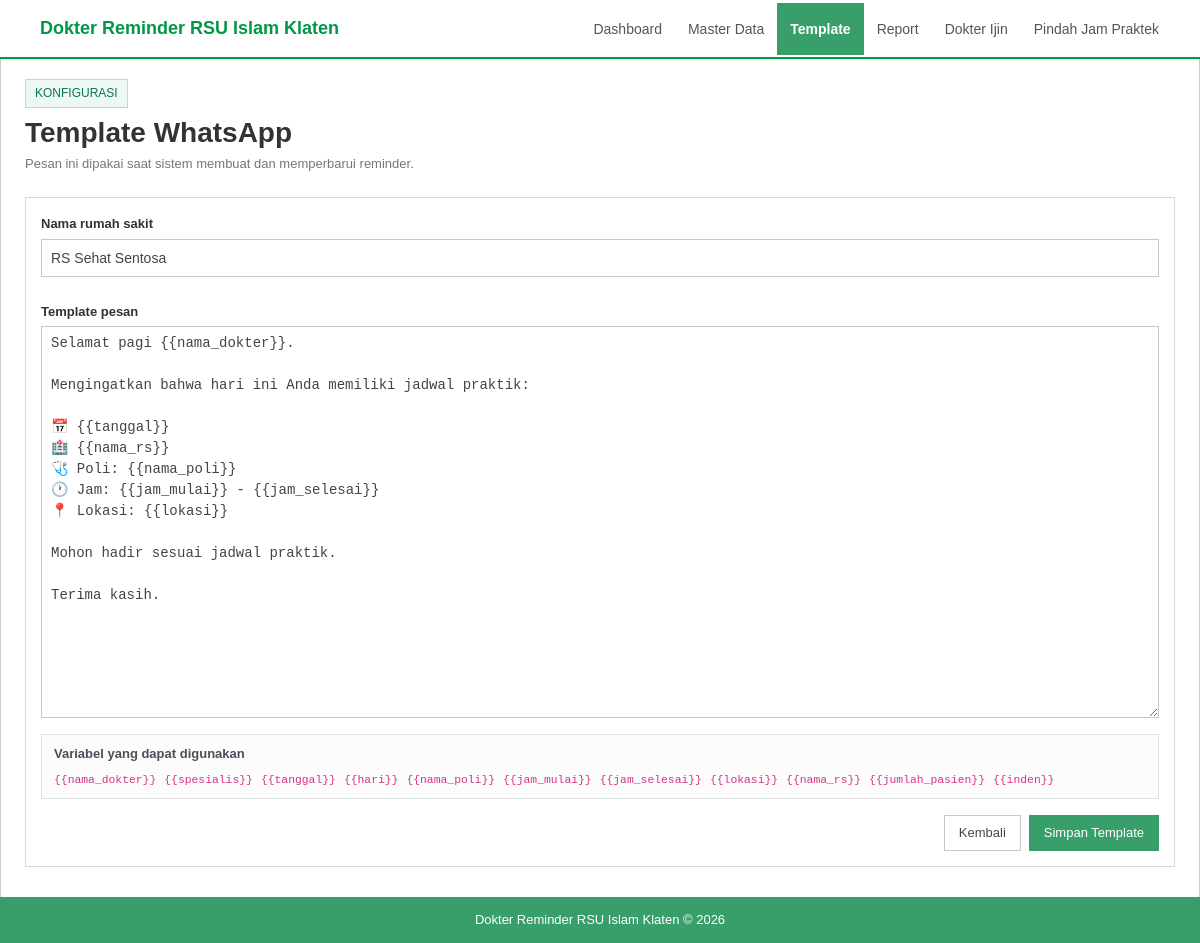
The app's page /settings.php, older data.
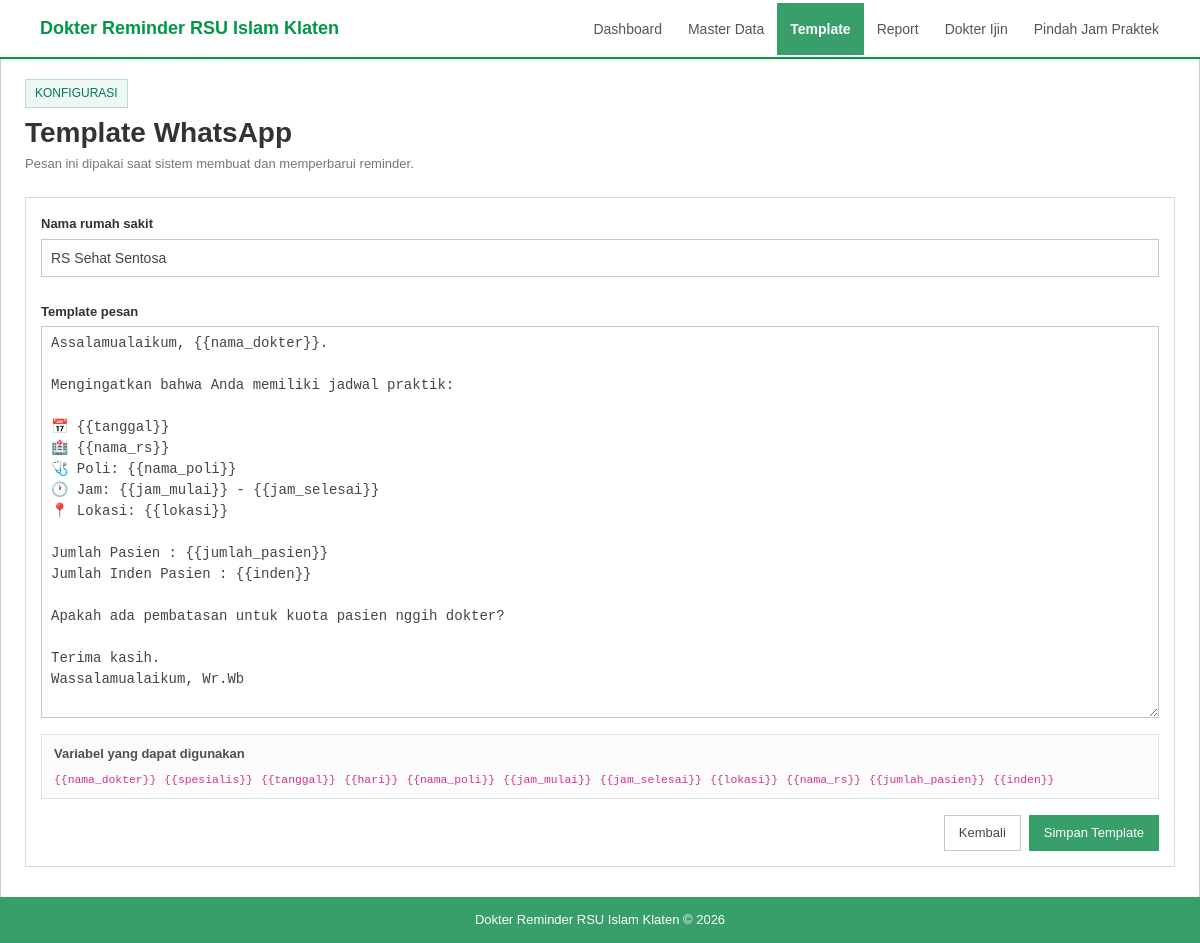
The same page, newer data.
### tables this page shows
CREATE TABLE IF NOT EXISTS settings (
  `key` VARCHAR(80) PRIMARY KEY,
  `value` TEXT NOT NULL
);

### db.php (called while the page is built, shortened)
<?php
$_pdo_connections = [];
function get_db(string $name = 'local'): PDO
{
    global $_pdo_connections;
    $name = strtolower($name);
    $databases = $GLOBALS['databases'];
    if (isset($_pdo_connections[$name])) {
        return $_pdo_connections[$name];
    }
    $config = $databases[$name];
    $host = $config['host'];
    $port = $config['port'] ?? 3306;
    $dbname = $config['name'];
    $user = $config['user'];
    $pass = $config['pass'] ?? '';
    $dsn = "mysql:host=$host;port=$port;dbname=$dbname;charset=utf8mb4";
    try {
        $_pdo_connections[$name] = new PDO(
            $dsn,
            $user,
            $pass,
            [
                PDO::ATTR_ERRMODE => PDO::ERRMODE_EXCEPTION,
                PDO::ATTR_DEFAULT_FETCH_MODE => PDO::FETCH_ASSOC,
                PDO::ATTR_TIMEOUT => 5,
                PDO::ATTR_EMULATE_PREPARES => false
            ]
        );
    } catch (PDOException $e) {
        error_log(
            "Database connection error for '$name' ($host:$port): " .
            $e->getMessage()
        );
        throw $e;
    }
    return $_pdo_connections[$name];
}
function db(): PDO
{
    return get_db('local');
}

### functions.php (called while the page is built, shortened)
<?php
require_once __DIR__ . '/db.php';
function e(?string $value): string
{
    return htmlspecialchars($value ?? '', ENT_QUOTES, 'UTF-8');
}
function setting(string $key, string $fallback = ''): string
{
    static $cache = [];
    $statement = db()->prepare(
        'SELECT `value` FROM settings WHERE `key` = ? LIMIT 1'
    );
    $statement->execute([$key]);
    $value = (string) ($statement->fetchColumn() ?: '');
    $cache[$key] = $value;
    return $value !== '' ? $value : $fallback;
}

### settings.php (the view, shortened to what this page needs)
<?php
require_once __DIR__ . '/functions.php';
?>
<!doctype html>
<html lang="id">
<head>
    <link
        href="https://cdn.jsdelivr.net/npm/bootstrap@5.3.8/dist/css/bootstrap.min.css"
        rel="stylesheet"
    >
    <link rel="stylesheet" href="assets/style.css">
</head>
<body class="bg-body-tertiary">
    <nav class="navbar navbar-expand-lg bg-white border-bottom sticky-top">
        <div class="container py-2">
            <a class="navbar-brand fw-bold text-success" href="index.php">
            </a>
            <div class="collapse navbar-collapse" id="mainNavbar">
                <div class="navbar-nav ms-auto">
                    <a class="nav-link" href="index.php">Dashboard</a>
                    <a class="nav-link" href="master.php">Master Data</a>
                    <a class="nav-link active fw-semibold" href="settings.php">Template</a>
                    <a class="nav-link" href="report.php">Report</a>
                </div>
            </div>
        </div>
    </nav>
    <main class="container py-4 py-lg-5 page-narrow">
        <div class="mb-4">
            <span class="badge text-bg-success-subtle text-success mb-2">KONFIGURASI</span>
            <h1 class="h3 mb-1">Template WhatsApp</h1>
            <p class="text-secondary mb-0">
                Pesan ini dipakai saat sistem membuat dan memperbarui reminder.
            </p>
        </div>
        <div class="card shadow-sm border-0">
            <div class="card-body p-4">
                <form method="post">
                    <div class="mb-4">
                        <label class="form-label fw-semibold" for="hospitalName">
                            Nama rumah sakit
                        </label>
                        <input
                            class="form-control"
                            id="hospitalName"
                            name="nama_rs"
                            value="<?= e(setting('nama_rs', 'RS Sehat Sentosa')) ?>"
                            required
                        >
                    </div>
                    <div class="mb-3">
                        <label class="form-label fw-semibold" for="messageTemplate">
                            Template pesan
                        </label>
                        <textarea
                            class="form-control font-monospace"
                            id="messageTemplate"
                            name="template"
                            rows="18"
                            required
                        ><?= e(setting('template', DEFAULT_TEMPLATE)) ?></textarea>
                    </div>
                    <div class="alert alert-light border small">
                        <div class="fw-semibold mb-2">Variabel yang dapat digunakan</div>
                        <div class="d-flex flex-wrap gap-2">
                            <code>{{nama_dokter}}</code>
                            <code>{{spesialis}}</code>
                            <code>{{tanggal}}</code>
                            <code>{{hari}}</code>
                            <code>{{nama_poli}}</code>
                            <code>{{jam_mulai}}</code>
                            <code>{{jam_selesai}}</code>
                            <code>{{lokasi}}</code>
                            <code>{{nama_rs}}</code>
                            <code>{{jumlah_pasien}}</code>
                            <code>{{inden}}</code>
                        </div>
                    </div>
                    <div class="d-flex justify-content-end gap-2">
                        <a class="btn btn-light" href="index.php">
                            Kembali
                        </a>
                        <button class="btn btn-success" type="submit">
                            Simpan Template
                        </button>
                    </div>
                </form>
            </div>
        </div>
    </main>
</body>
</html>

### assets/navbar-fix.css (style rules this page uses)
.navbar, nav.navbar { position: sticky !important; position: -webkit-sticky !important; top: 0 !important; left: 0 !important; right: 0 !important; width: 100% !important; max-width: none !important; margin: 0 !important; z-index: 1050 !important; background: #ffffff !important; border-left: 0 !important; border-right: 0 !important; border-bottom: 2px solid #009747 !important; }
.navbar > .container, .navbar > .container-sm, .navbar > .container-md, .navbar > .container-lg, .navbar > .container-xl, .navbar > .container-xxl, .navbar > .container-fluid, nav.navbar > .container { width: 100% !important; max-width: none !important; margin: 0 !important; padding-left: 28px !important; padding-right: 28px !important; border-left: 0 !important; border-right: 0 !important; }
.navbar.sticky-top { position: sticky !important; top: 0 !important; }
body { overflow-x: hidden; }

### assets/rsi-reference.css (style rules this page uses)
html, body { background: #eeeeee !important; }
body { color: #333333 !important; font-family: Arial, Helvetica, sans-serif !important; font-size: 14px !important; line-height: 1.5 !important; }
.navbar-brand, .navbar .navbar-brand, .navbar .navbar-brand.text-success { font-size: 18px !important; }
.navbar .nav-link { padding: 17px 13px !important; font-size: 14px !important; }
main.container { width: 100% !important; max-width: 1280px !important; min-height: calc(100vh - 108px) !important; margin: 0 auto !important; padding: 20px 24px 30px !important; border-left: 1px solid #cccccc !important; border-right: 1px solid #cccccc !important; background: #ffffff !important; }
.page-narrow { max-width: 1000px !important; }
h1, h2, h3, h4, h5, h6 { margin-top: 0 !important; color: #333333 !important; font-weight: 500 !important; }
h1.h3, .h3 { font-size: 28px !important; }
.text-secondary, .small { font-size: 13px !important; }
.card, .card-modern, .xbox { border: 1px solid #d8d8d8 !important; border-radius: 0 !important; background: #ffffff !important; box-shadow: none !important; transform: none !important; transition: none !important; }
.card::after, .card-modern::after, .xbox::after { display: none !important; }
.card-body, .card-body-modern { padding: 15px !important; }
.form-label { margin-bottom: 5px !important; color: #333333 !important; font-size: 13px !important; font-weight: 600 !important; }
.form-control, .form-select, .select2-container--bootstrap-5 .select2-selection, .select2-container--default .select2-selection { min-height: 38px !important; height: 38px !important; padding: 6px 9px !important; border: 1px solid #c8c8c8 !important; border-radius: 0 !important; background: #ffffff !important; color: #444444 !important; font-size: 14px !important; box-shadow: none !important; }
textarea.form-control { height: auto !important; min-height: 90px !important; }
.btn { min-height: 36px !important; padding: 6px 14px !important; border-radius: 0 !important; font-size: 13px !important; font-weight: 500 !important; line-height: 22px !important; box-shadow: none !important; }
.btn-success, .btn-primary { border-color: #389f6a !important; background: #389f6a !important; }
.btn-light, .btn-outline-secondary { border-color: #c8c8c8 !important; background: #ffffff !important; color: #444444 !important; }
.badge { padding: 5px 9px !important; border-radius: 0 !important; font-size: 12px !important; font-weight: 500 !important; line-height: 17px !important; }
.alert { padding: 9px 12px !important; border-radius: 0 !important; font-size: 13px !important; }

### assets/footer-fix.css (style rules this page uses)
html, body { min-height: 100%; }
body { display: flex !important; flex-direction: column !important; min-height: 100vh !important; }
main, main.container, .page-wrapper, .content-wrapper { flex: 1 0 auto !important; }

### assets/no-hover.css (style rules this page uses)
*, *::before, *::after { transition-property: none !important; }
.xbox, .card, .card-modern, .thumbnail, .btn, .navbar, .navbar .nav-link, .nav-tabs .nav-link, .nav-pills .nav-link, .list-group-item, .table, .table tbody tr, .table tbody td, .badge, .alert, .form-control, .form-select, .input-group, .select2-container, .select2-selection, .select2-dropdown, .dropdown-menu, .modal-content, .swal2-popup, .page-link, .dt-paging-button, footer { transform: none !important; filter: none !important; }
.xbox::after, .card::after, .card-modern::after, .xbox:hover::after, .card:hover::after, .card-modern:hover::after { display: none !important; content: none !important; opacity: 0 !important; box-shadow: none !important; }

Row changes from the older to the newer data that the page shows:
changed settings: template "Selamat pagi {{nama_dokter}}. Mengingatkan bahwa hari ini Anda memiliki jadwal praktik: 📅 {{tanggal}} 🏥 {{nama_rs}} 🩺 Poli: {{nama_poli}} 🕐 Jam: {{jam_mulai}} - {{jam_selesai}} 📍 Lokasi: {{lokasi}} Mohon hadir sesuai jadwal praktik. Terima kasih." → "Assalamualaikum, {{nama_dokter}}. Mengingatkan bahwa Anda memiliki jadwal praktik: 📅 {{tanggal}} 🏥 {{nama_rs}} 🩺 Poli: {{nama_poli}} 🕐 Jam: {{jam_mulai}} - {{jam_selesai}} 📍 Lokasi: {{lokasi}} Jumlah Pasien : {{jumlah_pasien}} Jumlah Inden Pasien : {{inden}} Apakah ada pembatasan untuk kuota pasien nggih dokter? Terima kasih. Wassalamualaikum, Wr.Wb"
